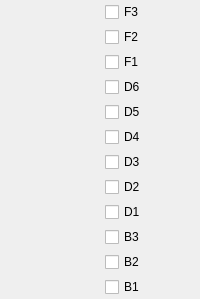
        <widget class="QWidget" name="group_mask">
         <layout class="QHBoxLayout" name="group_mask_layout">
          <property name="spacing">
           <number>0</number>
          </property>
          <property name="leftMargin">
           <number>0</number>
          </property>
          <property name="topMargin">
           <number>0</number>
          </property>
          <property name="rightMargin">
           <number>0</number>
          </property>
          <property name="bottomMargin">
           <number>0</number>
          </property>
          <item>
           <widget class="QWidget" name="panel_mask" native="true">
            <property name="sizePolicy">
             <sizepolicy hsizetype="Ignored" vsizetype="Ignored">
              <horstretch>0</horstretch>
              <verstretch>0</verstretch>
             </sizepolicy>
            </property>
           </widget>
          </item>
          <item>
           <widget class="QWidget" name="edit_mask" native="true">
            <property name="sizePolicy">
             <sizepolicy hsizetype="Ignored" vsizetype="Fixed">
              <horstretch>0</horstretch>
              <verstretch>0</verstretch>
             </sizepolicy>
            </property>
            <property name="maximumSize">
             <size>
              <width>120</width>
              <height>16777215</height>
             </size>
            </property>
            <layout class="QGridLayout" name="edit_mask_layout">
             <property name="leftMargin">
              <number>5</number>
             </property>
             <property name="topMargin">
              <number>2</number>
             </property>
             <property name="rightMargin">
              <number>5</number>
             </property>
             <property name="bottomMargin">
              <number>2</number>
             </property>
             <property name="spacing">
              <number>5</number>
             </property>
             <item row="0" column="1">
              <widget class="QWidget" name="fg_3_color" native="true">
               <property name="sizePolicy">
                <sizepolicy hsizetype="Ignored" vsizetype="Fixed">
                 <horstretch>0</horstretch>
                 <verstretch>0</verstretch>
                </sizepolicy>
               </property>
               <property name="minimumSize">
                <size>
                 <width>0</width>
                 <height>0</height>
                </size>
               </property>
               <property name="maximumSize">
                <size>
                 <width>16777215</width>
                 <height>20</height>
                </size>
               </property>
              </widget>
             </item>
             <item row="7" column="1">
              <widget class="QWidget" name="dif_2_color" native="true">
               <property name="sizePolicy">
                <sizepolicy hsizetype="Ignored" vsizetype="Fixed">
                 <horstretch>0</horstretch>
                 <verstretch>0</verstretch>
                </sizepolicy>
               </property>
               <property name="minimumSize">
                <size>
                 <width>0</width>
                 <height>0</height>
                </size>
               </property>
               <property name="maximumSize">
                <size>
                 <width>16777215</width>
                 <height>20</height>
                </size>
               </property>
              </widget>
             </item>
             <item row="1" column="0">
              <widget class="QCheckBox" name="fg_2_live">
               <property name="sizePolicy">
                <sizepolicy hsizetype="Ignored" vsizetype="Fixed">
                 <horstretch>0</horstretch>
                 <verstretch>0</verstretch>
                </sizepolicy>
               </property>
               <property name="minimumSize">
                <size>
                 <width>0</width>
                 <height>0</height>
                </size>
               </property>
               <property name="maximumSize">
                <size>
                 <width>40</width>
                 <height>20</height>
                </size>
               </property>
               <property name="text">
                <string>F2</string>
               </property>
              </widget>
             </item>
             <item row="11" column="0">
              <widget class="QCheckBox" name="bg_1_live">
               <property name="sizePolicy">
                <sizepolicy hsizetype="Ignored" vsizetype="Fixed">
                 <horstretch>0</horstretch>
                 <verstretch>0</verstretch>
                </sizepolicy>
               </property>
               <property name="minimumSize">
                <size>
                 <width>0</width>
                 <height>0</height>
                </size>
               </property>
               <property name="maximumSize">
                <size>
                 <width>40</width>
                 <height>20</height>
                </size>
               </property>
               <property name="text">
                <string>B1</string>
               </property>
              </widget>
             </item>
             <item row="2" column="0">
              <widget class="QCheckBox" name="fg_1_live">
               <property name="sizePolicy">
                <sizepolicy hsizetype="Ignored" vsizetype="Fixed">
                 <horstretch>0</horstretch>
                 <verstretch>0</verstretch>
                </sizepolicy>
               </property>
               <property name="minimumSize">
                <size>
                 <width>0</width>
                 <height>0</height>
                </size>
               </property>
               <property name="maximumSize">
                <size>
                 <width>40</width>
                 <height>20</height>
                </size>
               </property>
               <property name="text">
                <string>F1</string>
               </property>
              </widget>
             </item>
             <item row="6" column="1">
              <widget class="QWidget" name="dif_3_color" native="true">
               <property name="sizePolicy">
                <sizepolicy hsizetype="Ignored" vsizetype="Fixed">
                 <horstretch>0</horstretch>
                 <verstretch>0</verstretch>
                </sizepolicy>
               </property>
               <property name="minimumSize">
                <size>
                 <width>0</width>
                 <height>0</height>
                </size>
               </property>
               <property name="maximumSize">
                <size>
                 <width>16777215</width>
                 <height>20</height>
                </size>
               </property>
              </widget>
             </item>
             <item row="8" column="0">
              <widget class="QCheckBox" name="dif_1_live">
               <property name="sizePolicy">
                <sizepolicy hsizetype="Ignored" vsizetype="Fixed">
                 <horstretch>0</horstretch>
                 <verstretch>0</verstretch>
                </sizepolicy>
               </property>
               <property name="minimumSize">
                <size>
                 <width>0</width>
                 <height>0</height>
                </size>
               </property>
               <property name="maximumSize">
                <size>
                 <width>40</width>
                 <height>20</height>
                </size>
               </property>
               <property name="text">
                <string>D1</string>
               </property>
              </widget>
             </item>
             <item row="4" column="1">
              <widget class="QWidget" name="dif_5_color" native="true">
               <property name="sizePolicy">
                <sizepolicy hsizetype="Ignored" vsizetype="Fixed">
                 <horstretch>0</horstretch>
                 <verstretch>0</verstretch>
                </sizepolicy>
               </property>
               <property name="minimumSize">
                <size>
                 <width>0</width>
                 <height>0</height>
                </size>
               </property>
               <property name="maximumSize">
                <size>
                 <width>16777215</width>
                 <height>20</height>
                </size>
               </property>
              </widget>
             </item>
             <item row="9" column="0">
              <widget class="QCheckBox" name="bg_3_live">
               <property name="sizePolicy">
                <sizepolicy hsizetype="Ignored" vsizetype="Fixed">
                 <horstretch>0</horstretch>
                 <verstretch>0</verstretch>
                </sizepolicy>
               </property>
               <property name="minimumSize">
                <size>
                 <width>0</width>
                 <height>0</height>
                </size>
               </property>
               <property name="maximumSize">
                <size>
                 <width>40</width>
                 <height>20</height>
                </size>
               </property>
               <property name="text">
                <string>B3</string>
               </property>
              </widget>
             </item>
             <item row="11" column="1">
              <widget class="QWidget" name="bg_1_color" native="true">
               <property name="sizePolicy">
                <sizepolicy hsizetype="Ignored" vsizetype="Fixed">
                 <horstretch>0</horstretch>
                 <verstretch>0</verstretch>
                </sizepolicy>
               </property>
               <property name="minimumSize">
                <size>
                 <width>0</width>
                 <height>0</height>
                </size>
               </property>
               <property name="maximumSize">
                <size>
                 <width>16777215</width>
                 <height>20</height>
                </size>
               </property>
              </widget>
             </item>
             <item row="0" column="0">
              <widget class="QCheckBox" name="fg_3_live">
               <property name="sizePolicy">
                <sizepolicy hsizetype="Ignored" vsizetype="Fixed">
                 <horstretch>0</horstretch>
                 <verstretch>0</verstretch>
                </sizepolicy>
               </property>
               <property name="minimumSize">
                <size>
                 <width>0</width>
                 <height>0</height>
                </size>
               </property>
               <property name="maximumSize">
                <size>
                 <width>40</width>
                 <height>20</height>
                </size>
               </property>
               <property name="text">
                <string>F3</string>
               </property>
              </widget>
             </item>
             <item row="5" column="1">
              <widget class="QWidget" name="dif_4_color" native="true">
               <property name="sizePolicy">
                <sizepolicy hsizetype="Ignored" vsizetype="Fixed">
                 <horstretch>0</horstretch>
                 <verstretch>0</verstretch>
                </sizepolicy>
               </property>
               <property name="minimumSize">
                <size>
                 <width>0</width>
                 <height>0</height>
                </size>
               </property>
               <property name="maximumSize">
                <size>
                 <width>16777215</width>
                 <height>20</height>
                </size>
               </property>
              </widget>
             </item>
             <item row="1" column="1">
              <widget class="QWidget" name="fg_2_color" native="true">
               <property name="sizePolicy">
                <sizepolicy hsizetype="Ignored" vsizetype="Fixed">
                 <horstretch>0</horstretch>
                 <verstretch>0</verstretch>
                </sizepolicy>
               </property>
               <property name="minimumSize">
                <size>
                 <width>0</width>
                 <height>0</height>
                </size>
               </property>
               <property name="maximumSize">
                <size>
                 <width>16777215</width>
                 <height>20</height>
                </size>
               </property>
              </widget>
             </item>
             <item row="6" column="0">
              <widget class="QCheckBox" name="dif_3_live">
               <property name="sizePolicy">
                <sizepolicy hsizetype="Ignored" vsizetype="Fixed">
                 <horstretch>0</horstretch>
                 <verstretch>0</verstretch>
                </sizepolicy>
               </property>
               <property name="minimumSize">
                <size>
                 <width>0</width>
                 <height>0</height>
                </size>
               </property>
               <property name="maximumSize">
                <size>
                 <width>40</width>
                 <height>20</height>
                </size>
               </property>
               <property name="text">
                <string>D3</string>
               </property>
              </widget>
             </item>
             <item row="7" column="0">
              <widget class="QCheckBox" name="dif_2_live">
               <property name="sizePolicy">
                <sizepolicy hsizetype="Ignored" vsizetype="Fixed">
                 <horstretch>0</horstretch>
                 <verstretch>0</verstretch>
                </sizepolicy>
               </property>
               <property name="minimumSize">
                <size>
                 <width>0</width>
                 <height>0</height>
                </size>
               </property>
               <property name="maximumSize">
                <size>
                 <width>40</width>
                 <height>20</height>
                </size>
               </property>
               <property name="text">
                <string>D2</string>
               </property>
              </widget>
             </item>
             <item row="3" column="1">
              <widget class="QWidget" name="dif_6_color" native="true">
               <property name="sizePolicy">
                <sizepolicy hsizetype="Ignored" vsizetype="Fixed">
                 <horstretch>0</horstretch>
                 <verstretch>0</verstretch>
                </sizepolicy>
               </property>
               <property name="minimumSize">
                <size>
                 <width>0</width>
                 <height>0</height>
                </size>
               </property>
               <property name="maximumSize">
                <size>
                 <width>16777215</width>
                 <height>20</height>
                </size>
               </property>
              </widget>
             </item>
             <item row="10" column="0">
              <widget class="QCheckBox" name="bg_2_live">
               <property name="sizePolicy">
                <sizepolicy hsizetype="Ignored" vsizetype="Fixed">
                 <horstretch>0</horstretch>
                 <verstretch>0</verstretch>
                </sizepolicy>
               </property>
               <property name="minimumSize">
                <size>
                 <width>0</width>
                 <height>0</height>
                </size>
               </property>
               <property name="maximumSize">
                <size>
                 <width>40</width>
                 <height>20</height>
                </size>
               </property>
               <property name="text">
                <string>B2</string>
               </property>
              </widget>
             </item>
             <item row="4" column="0">
              <widget class="QCheckBox" name="dif_5_live">
               <property name="sizePolicy">
                <sizepolicy hsizetype="Ignored" vsizetype="Fixed">
                 <horstretch>0</horstretch>
                 <verstretch>0</verstretch>
                </sizepolicy>
               </property>
               <property name="minimumSize">
                <size>
                 <width>0</width>
                 <height>0</height>
                </size>
               </property>
               <property name="maximumSize">
                <size>
                 <width>40</width>
                 <height>20</height>
                </size>
               </property>
               <property name="text">
                <string>D5</string>
               </property>
              </widget>
             </item>
             <item row="5" column="0">
              <widget class="QCheckBox" name="dif_4_live">
               <property name="sizePolicy">
                <sizepolicy hsizetype="Ignored" vsizetype="Fixed">
                 <horstretch>0</horstretch>
                 <verstretch>0</verstretch>
                </sizepolicy>
               </property>
               <property name="minimumSize">
                <size>
                 <width>0</width>
                 <height>0</height>
                </size>
               </property>
               <property name="maximumSize">
                <size>
                 <width>40</width>
                 <height>20</height>
                </size>
               </property>
               <property name="text">
                <string>D4</string>
               </property>
              </widget>
             </item>
             <item row="9" column="1">
              <widget class="QWidget" name="bg_3_color" native="true">
               <property name="sizePolicy">
                <sizepolicy hsizetype="Ignored" vsizetype="Fixed">
                 <horstretch>0</horstretch>
                 <verstretch>0</verstretch>
                </sizepolicy>
               </property>
               <property name="minimumSize">
                <size>
                 <width>0</width>
                 <height>0</height>
                </size>
               </property>
               <property name="maximumSize">
                <size>
                 <width>16777215</width>
                 <height>20</height>
                </size>
               </property>
              </widget>
             </item>
             <item row="3" column="0">
              <widget class="QCheckBox" name="dif_6_live">
               <property name="sizePolicy">
                <sizepolicy hsizetype="Ignored" vsizetype="Fixed">
                 <horstretch>0</horstretch>
                 <verstretch>0</verstretch>
                </sizepolicy>
               </property>
               <property name="minimumSize">
                <size>
                 <width>0</width>
                 <height>0</height>
                </size>
               </property>
               <property name="maximumSize">
                <size>
                 <width>40</width>
                 <height>20</height>
                </size>
               </property>
               <property name="text">
                <string>D6</string>
               </property>
              </widget>
             </item>
             <item row="10" column="1">
              <widget class="QWidget" name="bg_2_color" native="true">
               <property name="sizePolicy">
                <sizepolicy hsizetype="Ignored" vsizetype="Fixed">
                 <horstretch>0</horstretch>
                 <verstretch>0</verstretch>
                </sizepolicy>
               </property>
               <property name="minimumSize">
                <size>
                 <width>0</width>
                 <height>0</height>
                </size>
               </property>
               <property name="maximumSize">
                <size>
                 <width>16777215</width>
                 <height>20</height>
                </size>
               </property>
              </widget>
             </item>
             <item row="2" column="1">
              <widget class="QWidget" name="fg_1_color" native="true">
               <property name="sizePolicy">
                <sizepolicy hsizetype="Ignored" vsizetype="Fixed">
                 <horstretch>0</horstretch>
                 <verstretch>0</verstretch>
                </sizepolicy>
               </property>
               <property name="minimumSize">
                <size>
                 <width>0</width>
                 <height>0</height>
                </size>
               </property>
               <property name="maximumSize">
                <size>
                 <width>16777215</width>
                 <height>20</height>
                </size>
               </property>
              </widget>
             </item>
             <item row="8" column="1">
              <widget class="QWidget" name="dif_1_color" native="true">
               <property name="sizePolicy">
                <sizepolicy hsizetype="Ignored" vsizetype="Fixed">
                 <horstretch>0</horstretch>
                 <verstretch>0</verstretch>
                </sizepolicy>
               </property>
               <property name="minimumSize">
                <size>
                 <width>0</width>
                 <height>0</height>
                </size>
               </property>
               <property name="maximumSize">
                <size>
                 <width>16777215</width>
                 <height>20</height>
                </size>
               </property>
              </widget>
             </item>
            </layout>
           </widget>
          </item>
         </layout>
        </widget>
